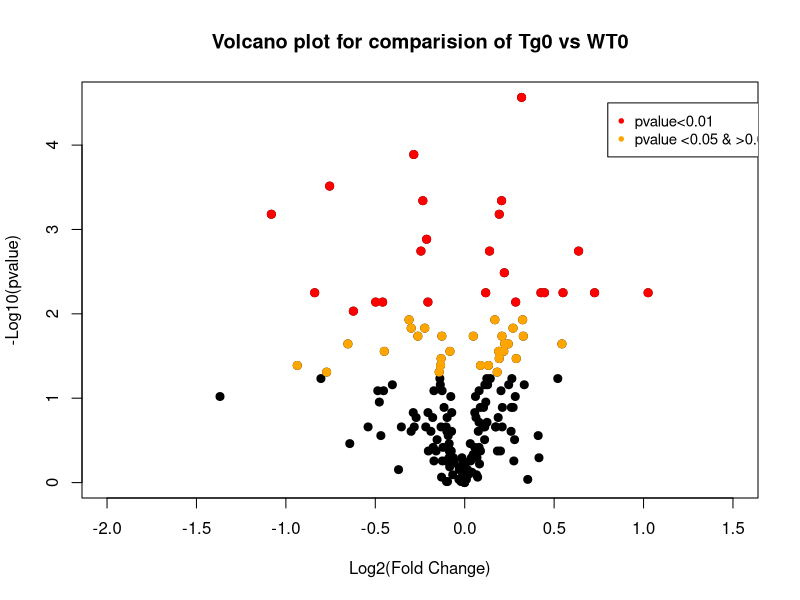

Reproduce this figure in R. (Note: this script raises an error after producing the figure.)
m=read.csv("Tg0WT0.csv", sep=",")


with(m, plot(log2FC,neglogp, pch=20, main="Volcano plot for comparision of Tg0 vs WT0",xlab="Log2(Fold Change)",ylab="-Log10(pvalue)", cex=1.6, xlim=c(-2,1.5)))

with(subset(m, pval<.01 ), points(log2FC,neglogp, pch=20,cex=1.6, col="red"))
with(subset(m, pval<0.05& pval>.01), points(log2FC,neglogp, pch=20,cex=1.6, col="orange"))

legend(0.8,4.5, legend=c("pvalue<0.01", "pvalue <0.05 & >0.01"),
       col=c("red", "orange"), pch=20, cex=0.9)

geom_vline(xintercept=c(-0.6, 0.6), col="red") +
  geom_hline(yintercept=-log10(0.05), col="red")




#For coloring only pval
#ggplot
m$fcthre <- "pvalue >0.05"
m$fcthre[m$pval < 0.01& m$pval<0.01] <- "pvalue <0.01"
m$fcthre[m$pval < 0.05& m$pval>0.01 ] <- "pvalue <0.05 & >0.01"
m$delabel <- NA
m$delabel[m$fcthre != "pvalue >0.05"] <- m$Metabolite[m$fcthre != "pvalue >0.05"]




library(ggrepel)
# plot adding up all layers we have seen so far
ggplot(data=m, aes(x=log2FC, y=neglogp, col=m$fcthre, label=delabel)) +
  geom_point(size=5) + labs(color = "p-value")+
  guides(color = guide_legend(override.aes = list(size = 8)))+
  theme_minimal() +
  
  theme(axis.text.y =element_text(margin = margin(t = 0, r = 10, b = 0, l = 0), face="bold",size=32, color = "black", hjust=2),axis.text.x =element_text(face="bold",size=32,color = "black", vjust=-1,margin = margin(t = 0, r = 0, b = 10, l = 0)),
        axis.line.x = element_line(color="black", size = 1) ,
        axis.line.y = element_line(color="black", size = 1),
    plot.title = element_text(hjust=0.5, vjust=2, face="bold",margin = margin(b = 25), size=45),
    legend.text = element_text(face = "bold",size=24),
    legend.position=c(0.89,1),legend.background = element_blank(),
    legend.box.background = element_rect(colour = "black", linetype = "dashed"),
    legend.justification=c(0, 1), 
    legend.key.width=unit(1, "lines"), 
    plot.margin = unit(c(1.01, 12, 0.5, 0.5), "line"),
    legend.title = element_text(face = "bold",size=30),
    axis.title.x = element_text(face="bold", size=38,margin = margin(t =14, r = 0, b = 0, l = 0)),
    axis.title.y=element_text(face="bold",size=38,margin = margin(t =0, r = 14, b = 0, l = 0)),
    
  )+
  geom_text_repel( face = "bold",size=10,box.padding = 0.5, max.overlaps = Inf, seed = 42) +
  scale_color_manual(values=c("red", "orange", "black")) +
  geom_vline(xintercept=c(-0.6, 0.6), col="red", size=0.04) +
  geom_hline(yintercept=-log10(0.05), col="red",size=0.08)+
  labs(title="Volcano plot for comparision of Tg0 vs WT0", x="Log2(Fold Change)",y="-Log10(pvalue)")






